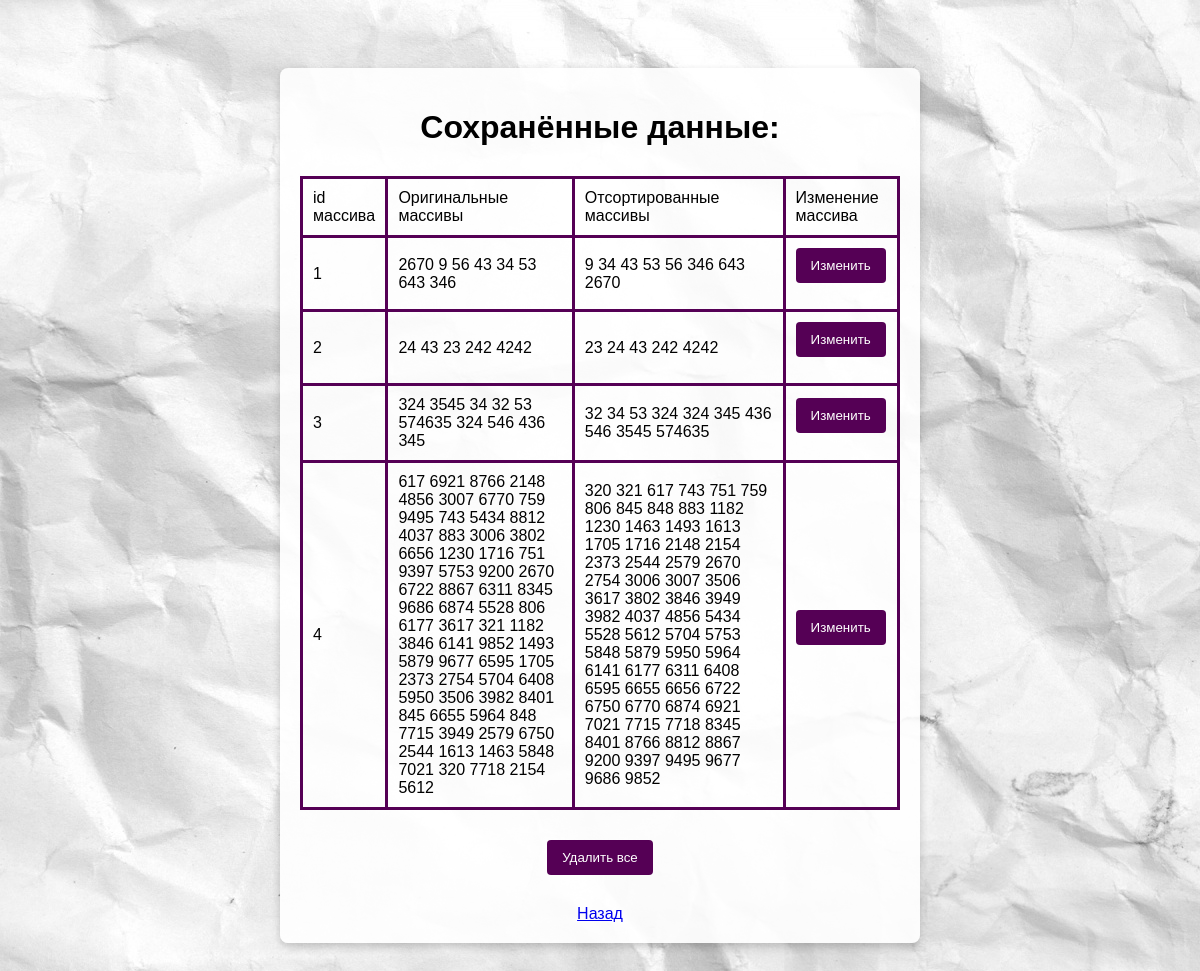
The app's page /history with its own data.
### models.py (models this page shows, shortened)
class Array(db.Model):
    id = db.Column(db.Integer, primary_key=True, autoincrement=True)
    original_array = db.Column(db.String, nullable=False)
    sorted_array = db.Column(db.String, nullable=False)

### app.py (the view)
@app.route('/history')
def history():
    records = Array.query.all()
    return render_template('history.html', records=records)

### app.py (called while the page is built)
@app.before_request
def init_db():
    db.create_all()

### templates/history.html (shortened to what this page needs)
﻿<!DOCTYPE html>
<html lang="en">
<head>
    <link rel="stylesheet" href="{{ url_for('static', filename='styles.css') }}">
</head>
<body>
    <div class="container">
        <h1>Сохранённые данные:</h1>
        <table>
            <tr>
                <td>id массива</td>
                <td>Оригинальные массивы</td>
                <td>Отсортированные массивы</td>
                <td>Изменение массива</td>
            </tr>
            {% for record in records %}
            <tr>
                <td> {{ record.id }} </td>
                <td> {{ record.original_array }} </td>
                <td> {{ record.sorted_array }} </td>
                <td><form method="GET" action="/change">
                <button type="submit">Изменить</button>
                </form></td>
            </tr>
            {% endfor %}
        </table>
        <div class="text-center">
            <form method="POST" action="/clear_history">
                <button type="submit">Удалить все</button>
            </form>
            <div class="text-center">
                <a href="/">Назад</a>
            </div>
        </div>
    </div>
</body>
</html>

### static/styles.css (style rules this page uses)
body { background: url("images/white-paper-texture.jpg"); font-family: Arial, sans-serif; margin: 0; padding: 0; }
.container { max-width: 600px; margin: 50px auto; padding: 20px; background: rgba(255, 255, 255, 0.9); border-radius: 8px; box-shadow: 0 4px 8px rgba(0, 0, 0, 0.2); }
h1 { text-align: center; margin-bottom: 30px; }
.text-center { text-align: center; margin-top: 30px; }
button { background-color: #505; color: #fff; border: none; padding: 10px 15px; border-radius: 4px; cursor: pointer; transition: background-color 0.3s ease; }
table { width: 600px; border-top: 7px solid #505; border-collapse: collapse; text-align: center; margin-bottom: 20px; border: 1px solid #505; }
td { text-align: left; padding: 10px; border: 3px solid #505; }

### records on screen
Array: id "1", original_array "2670 9 56 43 34 53 643 346", sorted_array "9 34 43 53 56 346 643 2670"
Array: id "2", original_array "24 43 23 242 4242", sorted_array "23 24 43 242 4242"
Array: id "3", original_array "324 3545 34 32 53 574635 324 546 436 345", sorted_array "32 34 53 324 324 345 436 546 3545 574635"
Array: id "4", original_array "617 6921 8766 2148 4856 3007 6770 759 9495 743 5434 8812 4037 883 3006 3802 6656 1230 1716 751 9397 5753 9200 2670 6722 8867 6311 8345 9686 6874 5528 806 6177 3617 321 1182 3846 6141 9852 1493 5879 9677 6595 1705 2373 2754 5704 6408 5950 3506 3982 8401 845 6655 5964 848 7715 3949 2579 6750 2544 1613 1463 5848 7021 320 7718 2154 5612", sorted_array "320 321 617 743 751 759 806 845 848 883 1182 1230 1463 1493 1613 1705 1716 2148 2154 2373 2544 2579 2670 2754 3006 3007 3506 3617 3802 3846 3949 3982 4037 4856 5434 5528 5612 5704 5753 5848 5879 5950 5964 6141 6177 6311 6408 6595 6655 6656 6722 6750 6770 6874 6921 7021 7715 7718 8345 8401 8766 8812 8867 9200 9397 9495 9677 9686 9852"
